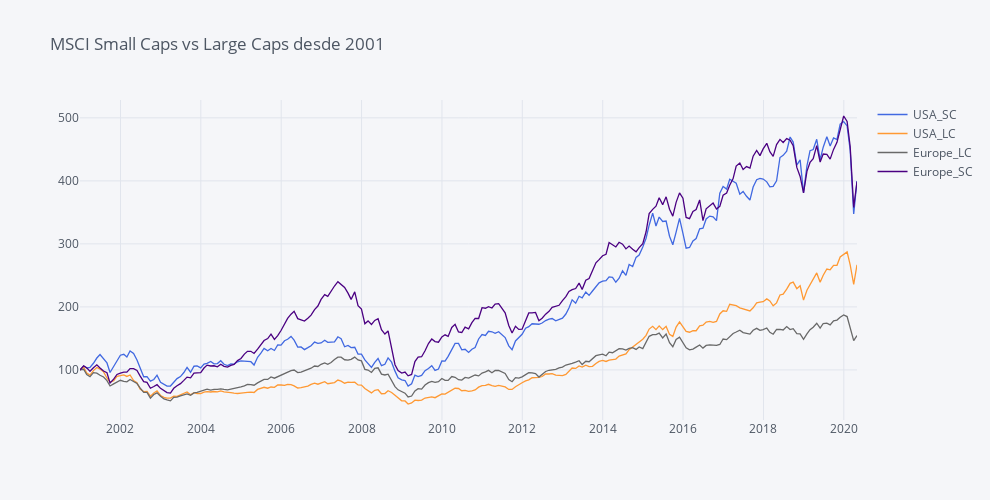

Source (notebook cell):
### Code cell
fundos.iplot(dimensions=pa.dimensions, title='MSCI Small Caps vs Large Caps desde 2001', color=['royalblue', 'orange', 'dimgrey', 'indigo'])

### Figure 1 — Plotly figure (JSON) as saved in the notebook; plotly's stock layout.template omitted (floating-point values rounded to 4 significant figures; data arrays with more than 128 entries replaced by an {"elided": "..."} marker saying what was removed)
{"data": [{"line": {"color": "rgba(65, 105, 225, 1.0)", "dash": "solid", "shape": "linear", "width": 1.3}, "mode": "lines", "name": "USA_SC", "text": "", "type": "scatter", "x": {"elided": "233 str values"}, "y": {"elided": "233 float values"}}, {"line": {"color": "rgba(255, 153, 51, 1.0)", "dash": "solid", "shape": "linear", "width": 1.3}, "mode": "lines", "name": "USA_LC", "text": "", "type": "scatter", "x": {"elided": "233 str values"}, "y": {"elided": "233 float values"}}, {"line": {"color": "rgba(105, 105, 105, 1.0)", "dash": "solid", "shape": "linear", "width": 1.3}, "mode": "lines", "name": "Europe_LC", "text": "", "type": "scatter", "x": {"elided": "233 str values"}, "y": {"elided": "233 float values"}}, {"line": {"color": "rgba(75, 0, 130, 1.0)", "dash": "solid", "shape": "linear", "width": 1.3}, "mode": "lines", "name": "Europe_SC", "text": "", "type": "scatter", "x": {"elided": "233 str values"}, "y": {"elided": "233 float values"}}], "layout": {"height": 500, "legend": {"bgcolor": "#F5F6F9", "font": {"color": "#4D5663"}}, "paper_bgcolor": "#F5F6F9", "plot_bgcolor": "#F5F6F9", "title": {"font": {"color": "#4D5663"}, "text": "MSCI Small Caps vs Large Caps desde 2001"}, "width": 990, "xaxis": {"autorange": true, "gridcolor": "#E1E5ED", "range": ["2000-12-29", "2020-04-30"], "showgrid": true, "tickfont": {"color": "#4D5663"}, "title": {"font": {"color": "#4D5663"}, "text": ""}, "type": "date", "zerolinecolor": "#E1E5ED"}, "yaxis": {"autorange": true, "gridcolor": "#E1E5ED", "range": [20.57, 528.3], "showgrid": true, "tickfont": {"color": "#4D5663"}, "title": {"font": {"color": "#4D5663"}, "text": ""}, "type": "linear", "zerolinecolor": "#E1E5ED"}}}
